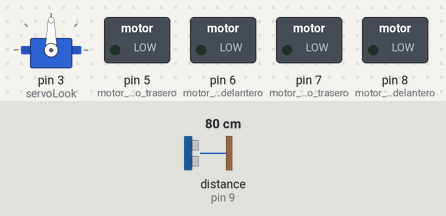
A sketch run on a simulated Arduino Uno, built with avr-gcc and run on an emulated ATmega328P. Shown: servo, switched loads named in the sketch (green lamp = pin HIGH). Wiring (inferred from the names in the program): ultrasonic range finder: trigger pin 10; echo pin 9. Inputs (shaded band) come from the test bench; at power-on: distance to the obstacle (sensor on pin 9) 80 cm. The echo pulse lasts 58.3 µs per cm; pins used as bus, display or sensor lines are not drawn.

Above: at 0.05 s.
At 0.95 s:
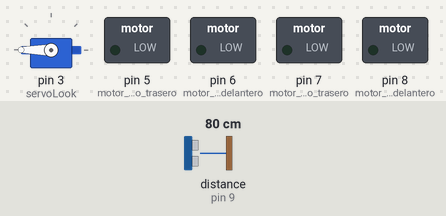
At 1.85 s:
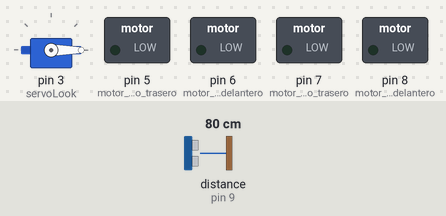
At 3.7 s:
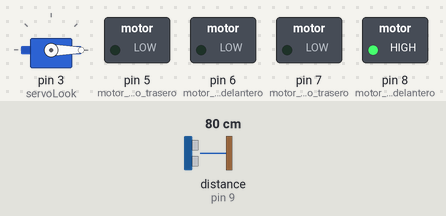
Timing chart, 0 to 8.6 s (numbered marks = the images above):
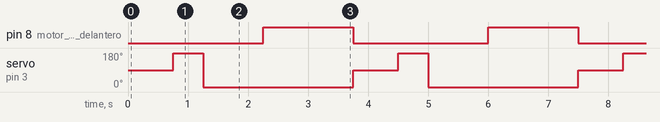

Measured:
- by itself, pin 8 (motor_izquierdo_delantero): alternates HIGH for 1.5 s and LOW for 2.3 s
- by itself, servo on pin 3 (servoLook): repeats every 3.8 s: 0° 2.5 s, 90° 0.75 s, 180° 0.50 s

The sketch:

Auto-Evita-Obstaculos.ino
```cpp
#include <Servo.h>                                //Importo linreria de control del servo

Servo servoLook;                                  //Creo un objecto para controlar el servo

byte trig = 10;                                    //Asigno pines al sensor ultrasonico
byte echo = 9;
byte maxDist = 150;                               //Distancia maxima de sensado (Objects further than this distance are ignored)
byte stopDist = 50;                               //Minimum distance from an object to stop in cm
float timeOut = 2*(maxDist+10)/100/340*1000000;   //Maximum time to wait for a return signal

void setup()
{
  pinMode(8,OUTPUT);      //motor izquierdo delantero
  pinMode(7,OUTPUT);      //motor izquierdo trasero
  pinMode(6,OUTPUT);      //motor derecho delantero
  pinMode(5,OUTPUT);      //motor derecho trasero
  servoLook.attach(3);    //Asigno pin al servo
  pinMode(trig,OUTPUT);
  pinMode(echo,INPUT);
}

void loop()
{
  servoLook.write(90);                            //Set the servo to look straight ahead
  delay(750);
  int distance = getDistance();                   //Check that there are no objects ahead
  if(distance >= stopDist)                        //If there are no objects within the stopping distance, move forward
  {
    moveForward();
  }
  while(distance >= stopDist)                     //Keep checking the object distance until it is within the minimum stopping distance
  {
    distance = getDistance();
    delay(250);
  }
  stopMove();                                     //Stop the motors
  int turnDir = checkDirection();                 //Check the left and right object distances and get the turning instruction
  Serial.print(turnDir);
  switch (turnDir)                                //Turn left, turn around or turn right depending on the instruction
  {
    case 0:                                       //Turn left
      turnLeft (700);
      break;
    case 1:                                       //Turn around
      turnLeft (1500);
      break;
    case 2:                                       //Turn right
      turnRight (700);
      break;
  }
}

void moveForward()                                //Set all motors to run forward
{
  digitalWrite(8,HIGH);
  digitalWrite(6,HIGH);
}

void stopMove()                                   //Set all motors to stop
{
  digitalWrite(8,LOW);
  digitalWrite(7,LOW);
  digitalWrite(6,LOW);
  digitalWrite(5,LOW);
}

void turnLeft(int duration)                                 //Set motors to turn left for the specified duration then stop
{
  digitalWrite(8,HIGH);
  delay(duration);
  digitalWrite(8,LOW);

}

void turnRight(int duration)                                //Set motors to turn right for the specified duration then stop
{
  digitalWrite(6,HIGH);
  delay(duration);
  digitalWrite(6,LOW);
}

int getDistance()                                   //Measure the distance to an object
{
  unsigned long pulseTime;                          //Create a variable to store the pulse travel time
  int distance;                                     //Create a variable to store the calculated distance
  digitalWrite(trig, HIGH);                         //Generate a 10 microsecond pulse
  delayMicroseconds(10);
  digitalWrite(trig, LOW);
  pulseTime = pulseIn(echo, HIGH, timeOut);         //Measure the time for the pulse to return
  distance = (float)pulseTime * 340 / 2 / 10000;    //Calculate the object distance based on the pulse time
  return distance;
}

int checkDirection()                                            //Check the left and right directions and decide which way to turn
{
  int distances [2] = {0,0};                                    //Left and right distances
  int turnDir = 1;                                              //Direction to turn, 0 left, 1 reverse, 2 right
  servoLook.write(180);                                         //Turn servo to look left
  delay(500);
  distances [0] = getDistance();                                //Get the left object distance
  servoLook.write(0);                                           //Turn servo to look right
  delay(1000);
  distances [1] = getDistance();                                //Get the right object distance
  if (distances[0]>=200 && distances[1]>=200)                   //If both directions are clear, turn left
    turnDir = 0;
  else if (distances[0]<=stopDist && distances[1]<=stopDist)    //If both directions are blocked, turn around
    turnDir = 1;
  else if (distances[0]>=distances[1])                          //If left has more space, turn left
    turnDir = 0;
  else if (distances[0]<distances[1])                           //If right has more space, turn right
    turnDir = 2;
  return turnDir;
}
```
